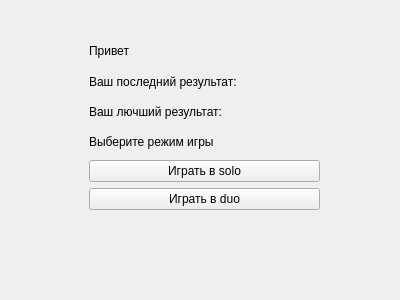
<?xml version="1.0" encoding="UTF-8"?>
<ui version="4.0">
 <class>Form</class>
 <widget class="QWidget" name="Form">
  <property name="geometry">
   <rect>
    <x>0</x>
    <y>0</y>
    <width>400</width>
    <height>300</height>
   </rect>
  </property>
  <property name="windowTitle">
   <string>Form</string>
  </property>
  <widget class="QWidget" name="verticalLayoutWidget">
   <property name="geometry">
    <rect>
     <x>89</x>
     <y>39</y>
     <width>231</width>
     <height>171</height>
    </rect>
   </property>
   <layout class="QVBoxLayout" name="verticalLayout">
    <item>
     <widget class="QLabel" name="WelcomeLineEdit">
      <property name="text">
       <string>Привет </string>
      </property>
     </widget>
    </item>
    <item>
     <widget class="QLabel" name="LastCountLineEdit">
      <property name="text">
       <string>Ваш последний результат:</string>
      </property>
     </widget>
    </item>
    <item>
     <widget class="QLabel" name="BestCountLineEdit">
      <property name="text">
       <string>Ваш лючший результат:</string>
      </property>
     </widget>
    </item>
    <item>
     <widget class="QLabel" name="label_4">
      <property name="text">
       <string>Выберите режим игры</string>
      </property>
     </widget>
    </item>
    <item>
     <widget class="QPushButton" name="SoloGameBtn">
      <property name="text">
       <string>Играть в solo</string>
      </property>
     </widget>
    </item>
    <item>
     <widget class="QPushButton" name="DuoGameBtn">
      <property name="text">
       <string>Играть в duo</string>
      </property>
     </widget>
    </item>
   </layout>
  </widget>
 </widget>
 <resources/>
 <connections/>
</ui>
